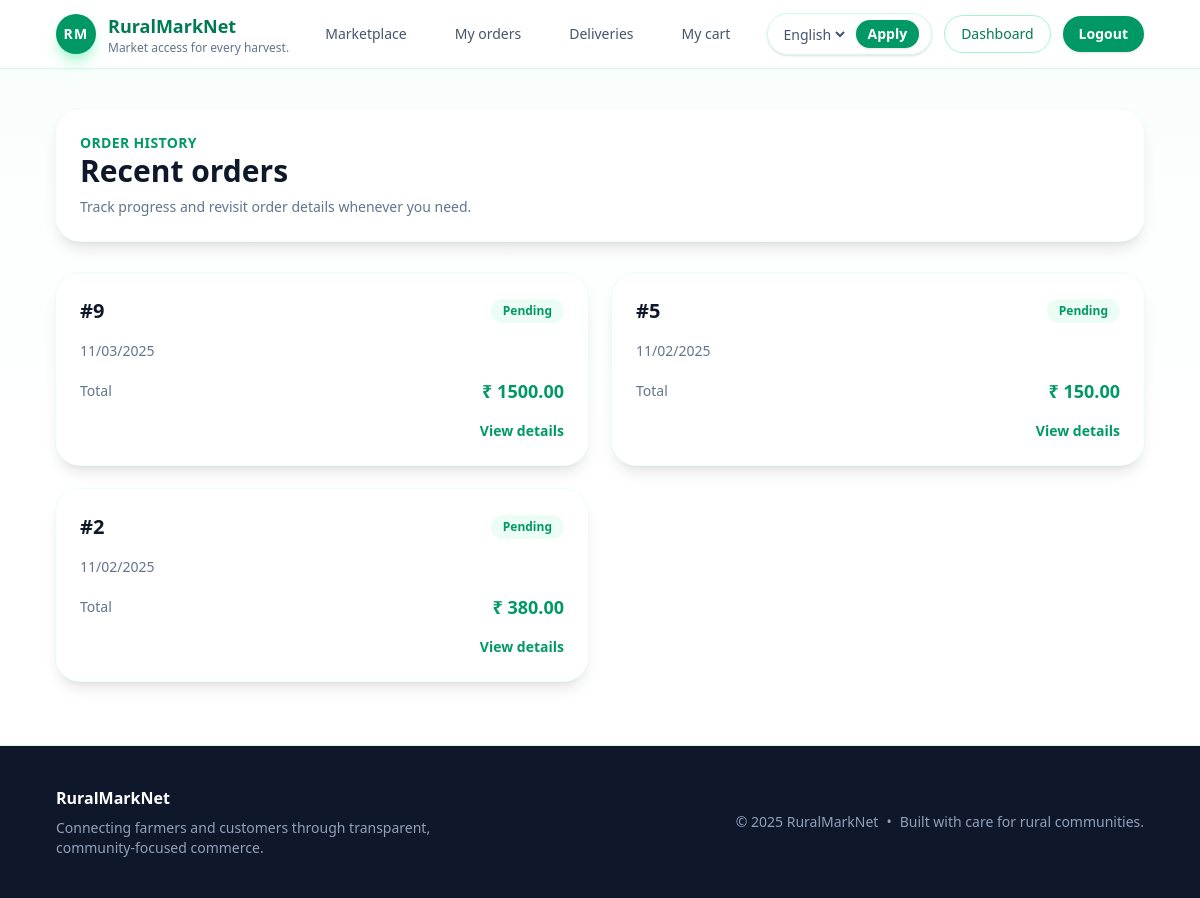
The page /orders/my/ (signed in) on the database as committed earlier.
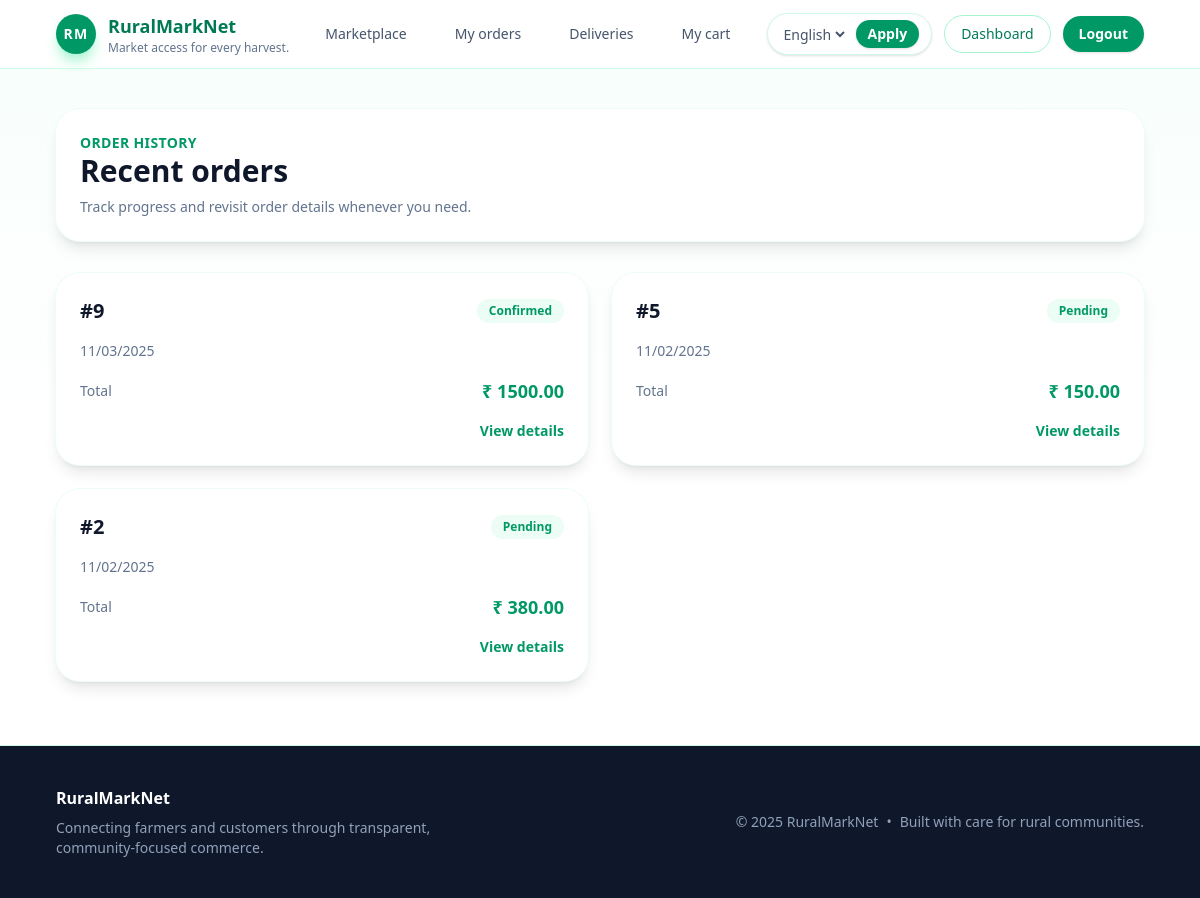
The same page on the database as committed later.
### orders/models.py (models this page shows, shortened)
class Order(models.Model):
    class Status(models.TextChoices):
        CART = "cart", _("Cart")
        PENDING = "pending", _("Pending")
        CONFIRMED = "confirmed", _("Confirmed")
        SHIPPED = "shipped", _("Shipped")
        DELIVERED = "delivered", _("Delivered")
        CANCELLED = "cancelled", _("Cancelled")
    class PaymentStatus(models.TextChoices):
        UNPAID = "unpaid", _("Unpaid")
        PAID = "paid", _("Paid")
        REFUNDED = "refunded", _("Refunded")
        FAILED = "failed", _("Failed")
    customer = models.ForeignKey(
        settings.AUTH_USER_MODEL,
        on_delete=models.CASCADE,
        related_name="orders",
    )
    status = models.CharField(
        max_length=20, choices=Status.choices, default=Status.CART
    )
    payment_status = models.CharField(
        max_length=20, choices=PaymentStatus.choices, default=PaymentStatus.UNPAID
    )
    total_amount = models.DecimalField(max_digits=10, decimal_places=2, default=0)
    delivery_address = models.TextField(blank=True)
    scheduled_date = models.DateField(null=True, blank=True)
    scheduled_window = models.CharField(max_length=50, blank=True)
    notes = models.TextField(blank=True)
    created_at = models.DateTimeField(auto_now_add=True)
    updated_at = models.DateTimeField(auto_now=True)
    class Meta:
        ordering = ["-created_at"]

### orders/views.py (the view)
# urls.py: path("my/", OrderListView.as_view(), name="list"),
class OrderListView(CustomerRequiredMixin, ListView):
    template_name = "orders/order_list.html"
    context_object_name = "orders"
    def get_queryset(self):  # type: ignore[override]
        return Order.objects.filter(customer=self.request.user).exclude(
            status=Order.Status.CART
        )

### products/forms.py
class ProductFilterForm(forms.Form):
    search = forms.CharField(required=False, label=_("Search"))
    category = forms.ChoiceField(
        required=False,
        choices=[("", _("All categories"))] + list(Product.Categories.choices),
    )
    min_price = forms.DecimalField(required=False, min_value=0, label=_("Min price"))
    max_price = forms.DecimalField(required=False, min_value=0, label=_("Max price"))
    available = forms.BooleanField(required=False, initial=True, label=_("In stock"))

### accounts/mixins.py (called while the page is built)
    def test_func(self) -> bool:  # noqa: D401
        request = getattr(self, "request", None)
        user = getattr(request, "user", None)
        return bool(
            getattr(user, "is_authenticated", False)
            and getattr(user, "is_customer", False)
            and not getattr(user, "is_staff", False)
        )

### accounts/models.py (called while the page is built)
    @property
    def is_customer(self) -> bool:
        return self.role == self.Roles.CUSTOMER

### products/context_processors.py (called while the page is built)
def product_filters(request):
    return {
        "product_filter_form": ProductFilterForm(request.GET or None),
        "product_categories": Product.Categories.choices,
    }

### orders/templates/orders/order_list.html (shortened to what this page needs)
{% extends "base.html" %}
{% load i18n %}
{% block content %}
<section class="space-y-8">
    <div class="rounded-3xl bg-white p-6 shadow-lg ring-1 ring-emerald-50">
        <p class="text-sm font-semibold uppercase tracking-wide text-emerald-600">{% trans "Order history" %}</p>
        <h1 class="text-3xl font-semibold text-slate-900">{% trans "Recent orders" %}</h1>
        <p class="mt-2 text-sm text-slate-500">{% trans "Track progress and revisit order details whenever you need." %}</p>
    </div>
    {% if orders %}
        <div class="grid gap-6 md:grid-cols-2">
            {% for order in orders %}
                <article class="flex h-full flex-col gap-4 rounded-3xl bg-white p-6 shadow-lg ring-1 ring-emerald-50">
                    <div class="flex items-center justify-between">
                        <h2 class="text-xl font-semibold text-slate-900">#{{ order.pk }}</h2>
                        <span class="rounded-full bg-emerald-50 px-3 py-1 text-xs font-semibold text-emerald-600">{{ order.get_status_display }}</span>
                    </div>
                    <p class="text-sm text-slate-500">{{ order.created_at|date:"SHORT_DATE_FORMAT" }}</p>
                    <div class="flex items-center justify-between">
                        <span class="text-sm text-slate-500">{% trans "Total" %}</span>
                        <span class="text-lg font-semibold text-emerald-600">₹ {{ order.total_amount }}</span>
                    </div>
                    <div class="flex items-center justify-end">
                        <a href="{% url 'orders:detail' order.pk %}" class="text-sm font-semibold text-emerald-600 hover:text-emerald-500">{% trans "View details" %}</a>
                    </div>
                </article>
            {% endfor %}
        </div>
    {% endif %}
</section>
{% endblock %}

Rows that differ between the two databases and show on the page:
changed Order id 9: status "Pending" → "Confirmed"
